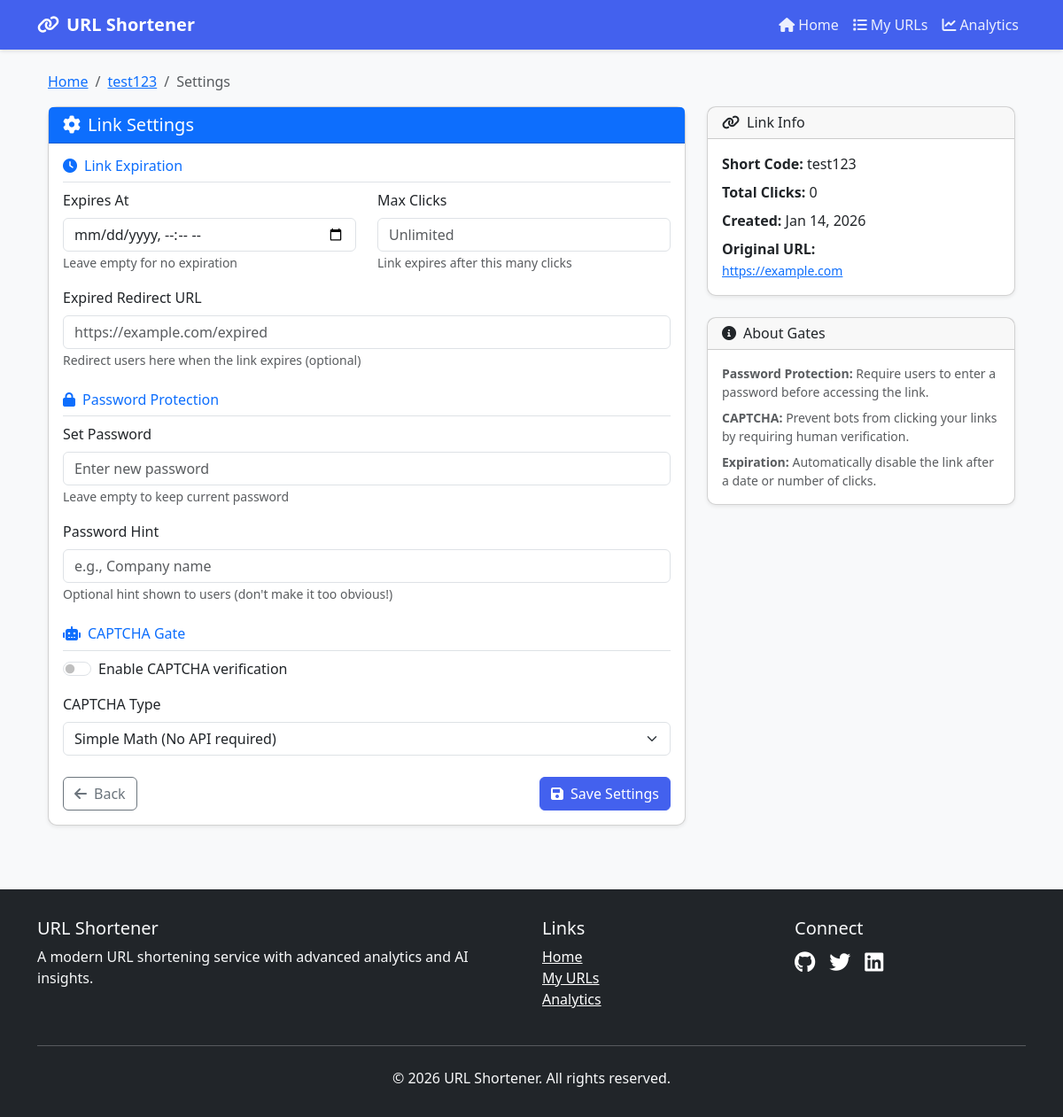
The page /shortener/url/2/settings/ on the database its author committed.
### shortener/models.py (models this page shows, shortened)
class URL(models.Model):
    original_url = models.URLField(max_length=500)
    short_code = models.CharField(max_length=10, unique=True)
    created_at = models.DateTimeField(default=timezone.now)
    clicks = models.PositiveIntegerField(default=0)
    enable_device_targeting = models.BooleanField(default=False)
    enable_rotation = models.BooleanField(default=False)
    enable_time_based = models.BooleanField(default=False)
    expires_at = models.DateTimeField(null=True, blank=True, help_text="Link expires after this date")
    max_clicks = models.PositiveIntegerField(null=True, blank=True, help_text="Link expires after this many clicks")
    expired_redirect_url = models.URLField(max_length=500, blank=True, help_text="Redirect here when expired")
    password_hash = models.CharField(max_length=128, blank=True, help_text="Hashed password for protection")
    password_hint = models.CharField(max_length=100, blank=True, help_text="Optional hint for password")
    enable_captcha = models.BooleanField(default=False)
    captcha_type = models.CharField(max_length=20, default='simple', choices=[
        ('simple', 'Simple Math'),
        ('recaptcha', 'Google reCAPTCHA'),
        ('hcaptcha', 'hCaptcha'),
    ])
    class Meta:
        ordering = ['-created_at']
    def is_password_protected(self) -> bool:
        return bool(self.password_hash)

### shortener/views.py (the view, shortened to what this page needs)
# urls.py: path('url/<int:pk>/settings/', views.URLSettingsView.as_view(), name='link_settings'),
class URLSettingsView(UpdateView):
    model = URL
    template_name = 'shortener/link_settings.html'
    fields = [
        'expires_at', 'max_clicks', 'expired_redirect_url',
        'enable_captcha', 'captcha_type', 'password_hint'
    ]
    def get_context_data(self, **kwargs):
        context = super().get_context_data(**kwargs)
        context['short_url'] = self.request.build_absolute_uri(
            reverse('shortener:redirect', kwargs={'short_code': self.object.short_code})
        )
        context['has_password'] = self.object.is_password_protected()
        return context

### templates/shortener/link_settings.html (shortened to what this page needs)
{% extends 'base.html' %}
{% block content %}
<div class="container mt-4">
    <div class="row">
        <div class="col-12">
            <nav aria-label="breadcrumb">
                <ol class="breadcrumb">
                    <li class="breadcrumb-item"><a href="{% url 'shortener:home' %}">Home</a></li>
                    <li class="breadcrumb-item"><a href="{% url 'shortener:success' object.pk %}">{{ object.short_code }}</a></li>
                    <li class="breadcrumb-item active">Settings</li>
                </ol>
            </nav>
        </div>
    </div>
    <div class="row">
        <div class="col-lg-8">
            <div class="card shadow-sm mb-4">
                <div class="card-header bg-primary text-white">
                    <h5 class="mb-0"><i class="fas fa-cog me-2"></i>Link Settings</h5>
                </div>
                <div class="card-body">
                    <form method="post">
                        <div class="mb-4">
                            <h6 class="text-primary border-bottom pb-2">
                                <i class="fas fa-clock me-2"></i>Link Expiration
                            </h6>
                            <div class="row">
                                <div class="col-md-6 mb-3">
                                    <label class="form-label">Expires At</label>
                                    <input type="datetime-local" name="expires_at" class="form-control"
                                           value="{{ object.expires_at|date:'Y-m-d\TH:i' }}">
                                    <small class="form-text text-muted">Leave empty for no expiration</small>
                                </div>
                                <div class="col-md-6 mb-3">
                                    <label class="form-label">Max Clicks</label>
                                    <input type="number" name="max_clicks" class="form-control"
                                           value="{{ object.max_clicks }}" min="1" placeholder="Unlimited">
                                    <small class="form-text text-muted">Link expires after this many clicks</small>
                                </div>
                            </div>
                            <div class="mb-3">
                                <label class="form-label">Expired Redirect URL</label>
                                <input type="url" name="expired_redirect_url" class="form-control"
                                       value="{{ object.expired_redirect_url }}"
                                       placeholder="https://example.com/expired">
                                <small class="form-text text-muted">
                                    Redirect users here when the link expires (optional)
                                </small>
                            </div>
                        </div>
                        <div class="mb-4">
                            <h6 class="text-primary border-bottom pb-2">
                                <i class="fas fa-lock me-2"></i>Password Protection
                            </h6>
                            <div class="mb-3">
                                <label class="form-label">
                                    {% if has_password %}Change Password{% else %}Set Password{% endif %}
                                </label>
                                <input type="password" name="new_password" class="form-control"
                                       placeholder="Enter new password">
                                <small class="form-text text-muted">Leave empty to keep current password</small>
                            </div>
                            <div class="mb-3">
                                <label class="form-label">Password Hint</label>
                                <input type="text" name="password_hint" class="form-control"
                                       value="{{ object.password_hint }}"
                                       placeholder="e.g., Company name">
                                <small class="form-text text-muted">
                                    Optional hint shown to users (don't make it too obvious!)
                                </small>
                            </div>
                        </div>
                        <div class="mb-4">
                            <h6 class="text-primary border-bottom pb-2">
                                <i class="fas fa-robot me-2"></i>CAPTCHA Gate
                            </h6>
                            <div class="form-check form-switch mb-3">
                                <input type="checkbox" name="enable_captcha" class="form-check-input"
                                       id="enableCaptcha" {% if object.enable_captcha %}checked{% endif %}>
                                <label class="form-check-label" for="enableCaptcha">
                                    Enable CAPTCHA verification
                                </label>
                            </div>
                            <div class="mb-3">
                                <label class="form-label">CAPTCHA Type</label>
                                <select name="captcha_type" class="form-select">
                                    <option value="simple" {% if object.captcha_type == 'simple' %}selected{% endif %}>
                                        Simple Math (No API required)
                                    </option>
                                </select>
                            </div>
                        </div>
                        <div class="d-flex justify-content-between">
                            <a href="{% url 'shortener:success' object.pk %}" class="btn btn-outline-secondary">
                                <i class="fas fa-arrow-left me-2"></i>Back
                            </a>
                            <button type="submit" class="btn btn-primary">
                                <i class="fas fa-save me-2"></i>Save Settings
                            </button>
                        </div>
                    </form>
                </div>
            </div>
        </div>
        <div class="col-lg-4">
            <div class="card shadow-sm mb-4">
                <div class="card-header">
                    <h6 class="mb-0"><i class="fas fa-link me-2"></i>Link Info</h6>
                </div>
                <div class="card-body">
                    <p class="mb-2">
                        <strong>Short Code:</strong> {{ object.short_code }}
                    </p>
                    <p class="mb-2">
                        <strong>Total Clicks:</strong> {{ object.clicks }}
                    </p>
                    <p class="mb-2">
                        <strong>Created:</strong> {{ object.created_at|date:"M d, Y" }}
                    </p>
                    <p class="mb-0 text-truncate">
                        <strong>Original URL:</strong><br>
                        <small><a href="{{ object.original_url }}" target="_blank">{{ object.original_url }}</a></small>
                    </p>
                </div>
            </div>
            <div class="card shadow-sm">
                <div class="card-header">
                    <h6 class="mb-0"><i class="fas fa-info-circle me-2"></i>About Gates</h6>
                </div>
                <div class="card-body">
                    <p class="small text-muted mb-2">
                        <strong>Password Protection:</strong> Require users to enter a password before accessing the link.
                    </p>
                    <p class="small text-muted mb-2">
                        <strong>CAPTCHA:</strong> Prevent bots from clicking your links by requiring human verification.
                    </p>
                    <p class="small text-muted mb-0">
                        <strong>Expiration:</strong> Automatically disable the link after a date or number of clicks.
                    </p>
                </div>
            </div>
        </div>
    </div>
</div>
{% endblock %}

### templates/base.html (style rules this page uses)
:root { --primary-color: #4361ee; --secondary-color: #3a0ca3; --accent-color: #7209b7; --light-color: #f8f9fa; --dark-color: #212529; }
body { font-family: 'Segoe UI', Tahoma, Geneva, Verdana, sans-serif; background-color: #f8f9fa; color: var(--dark-color); }
.card { border-radius: 10px; box-shadow: 0 4px 6px rgba(0, 0, 0, 0.1); transition: transform 0.3s ease; }
.btn-primary { background-color: var(--primary-color); border-color: var(--primary-color); }

### rows shown on the page
URL: short_code "test123", captcha_type "Simple Math (No API required)", clicks "0", created_at "Jan 14, 2026", original_url "https://example.com"
